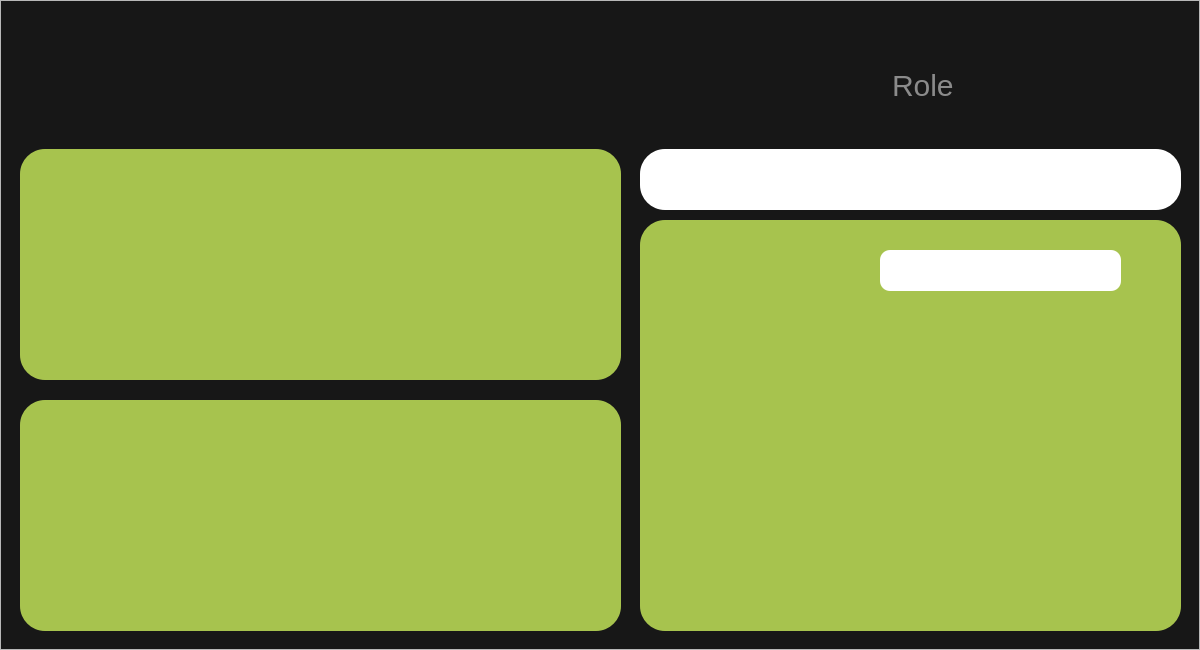
<?xml version="1.0" encoding="UTF-8"?>
<ui version="4.0">
 <class>contract</class>
 <widget class="QDialog" name="contract">
  <property name="geometry">
   <rect>
    <x>0</x>
    <y>0</y>
    <width>1200</width>
    <height>650</height>
   </rect>
  </property>
  <property name="windowTitle">
   <string>Contract Manager</string>
  </property>
  <property name="styleSheet">
   <string notr="true">#contract{
background-color:#171717;

}

*{font: &quot;Helvetica&quot; bold;
}
#helloBar{
border: none;
background-color:#171717;
font-size:30px;
color:white;


}

#role{
font-size:30px;
background-color:#171717;
color:white;
border:none;
}


#readBox{
border:none;
background-color:#A7C34E;
border-radius:25px;

}

#searchBar{
background-color:white;

}
</string>
  </property>
  <widget class="QFrame" name="frame">
   <property name="geometry">
    <rect>
     <x>0</x>
     <y>0</y>
     <width>1200</width>
     <height>650</height>
    </rect>
   </property>
   <property name="styleSheet">
    <string notr="true">#featureBar{
background-color:white;
border-radius:25px;
}
#addFeature{
background-color:#A7C34E;
border-radius:25px;
}

#stats{
background-color:#A7C34E;
border-radius:25px;
}</string>
   </property>
   <property name="frameShape">
    <enum>QFrame::StyledPanel</enum>
   </property>
   <property name="frameShadow">
    <enum>QFrame::Raised</enum>
   </property>
   <widget class="QLabel" name="logo">
    <property name="geometry">
     <rect>
      <x>10</x>
      <y>30</y>
      <width>111</width>
      <height>101</height>
     </rect>
    </property>
    <property name="text">
     <string/>
    </property>
    <property name="pixmap">
     <pixmap>../Resources/Logo/icon ripple.png</pixmap>
    </property>
    <property name="scaledContents">
     <bool>true</bool>
    </property>
   </widget>
   <widget class="QLineEdit" name="role">
    <property name="geometry">
     <rect>
      <x>890</x>
      <y>40</y>
      <width>281</width>
      <height>91</height>
     </rect>
    </property>
    <property name="cursor">
     <cursorShape>ArrowCursor</cursorShape>
    </property>
    <property name="readOnly">
     <bool>true</bool>
    </property>
    <property name="placeholderText">
     <string>Role</string>
    </property>
   </widget>
   <widget class="QTextEdit" name="helloBar">
    <property name="geometry">
     <rect>
      <x>120</x>
      <y>40</y>
      <width>221</width>
      <height>91</height>
     </rect>
    </property>
    <property name="textInteractionFlags">
     <set>Qt::NoTextInteraction</set>
    </property>
   </widget>
   <widget class="QListWidget" name="readBox">
    <property name="geometry">
     <rect>
      <x>640</x>
      <y>220</y>
      <width>541</width>
      <height>411</height>
     </rect>
    </property>
   </widget>
   <widget class="QLineEdit" name="searchBar">
    <property name="geometry">
     <rect>
      <x>880</x>
      <y>250</y>
      <width>241</width>
      <height>41</height>
     </rect>
    </property>
    <property name="styleSheet">
     <string notr="true">#searchBar{
border-radius:10px;
}</string>
    </property>
    <property name="clearButtonEnabled">
     <bool>true</bool>
    </property>
   </widget>
   <widget class="QFrame" name="featureBar">
    <property name="geometry">
     <rect>
      <x>640</x>
      <y>149</y>
      <width>541</width>
      <height>61</height>
     </rect>
    </property>
    <property name="styleSheet">
     <string notr="true"/>
    </property>
    <property name="frameShape">
     <enum>QFrame::StyledPanel</enum>
    </property>
    <property name="frameShadow">
     <enum>QFrame::Raised</enum>
    </property>
   </widget>
   <widget class="QFrame" name="stats">
    <property name="geometry">
     <rect>
      <x>20</x>
      <y>400</y>
      <width>601</width>
      <height>231</height>
     </rect>
    </property>
    <property name="frameShape">
     <enum>QFrame::StyledPanel</enum>
    </property>
    <property name="frameShadow">
     <enum>QFrame::Raised</enum>
    </property>
   </widget>
   <widget class="QFrame" name="addFeature">
    <property name="geometry">
     <rect>
      <x>20</x>
      <y>149</y>
      <width>601</width>
      <height>231</height>
     </rect>
    </property>
    <property name="frameShape">
     <enum>QFrame::StyledPanel</enum>
    </property>
    <property name="frameShadow">
     <enum>QFrame::Raised</enum>
    </property>
   </widget>
  </widget>
 </widget>
 <resources/>
 <connections/>
</ui>
